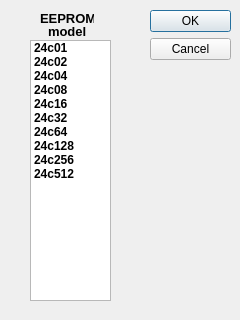
<?xml version="1.0" encoding="UTF-8"?>
<ui version="4.0">
 <class>EepromSize</class>
 <widget class="QDialog" name="EepromSize">
  <property name="geometry">
   <rect>
    <x>0</x>
    <y>0</y>
    <width>240</width>
    <height>320</height>
   </rect>
  </property>
  <property name="windowTitle">
   <string>Dialog</string>
  </property>
  <widget class="QDialogButtonBox" name="buttonBox">
   <property name="geometry">
    <rect>
     <x>150</x>
     <y>10</y>
     <width>81</width>
     <height>301</height>
    </rect>
   </property>
   <property name="orientation">
    <enum>Qt::Vertical</enum>
   </property>
   <property name="standardButtons">
    <set>QDialogButtonBox::Cancel|QDialogButtonBox::Ok</set>
   </property>
  </widget>
  <widget class="QListWidget" name="listWidget">
   <property name="geometry">
    <rect>
     <x>30</x>
     <y>40</y>
     <width>81</width>
     <height>261</height>
    </rect>
   </property>
   <property name="font">
    <font>
     <weight>75</weight>
     <bold>true</bold>
    </font>
   </property>
   <item>
    <property name="text">
     <string>24c01</string>
    </property>
   </item>
   <item>
    <property name="text">
     <string>24c02</string>
    </property>
   </item>
   <item>
    <property name="text">
     <string>24c04</string>
    </property>
   </item>
   <item>
    <property name="text">
     <string>24c08</string>
    </property>
   </item>
   <item>
    <property name="text">
     <string>24c16</string>
    </property>
   </item>
   <item>
    <property name="text">
     <string>24c32</string>
    </property>
   </item>
   <item>
    <property name="text">
     <string>24c64</string>
    </property>
   </item>
   <item>
    <property name="text">
     <string>24c128</string>
    </property>
   </item>
   <item>
    <property name="text">
     <string>24c256</string>
    </property>
   </item>
   <item>
    <property name="text">
     <string>24c512</string>
    </property>
   </item>
  </widget>
  <widget class="QLabel" name="label">
   <property name="geometry">
    <rect>
     <x>40</x>
     <y>10</y>
     <width>54</width>
     <height>17</height>
    </rect>
   </property>
   <property name="font">
    <font>
     <pointsize>10</pointsize>
     <weight>75</weight>
     <bold>true</bold>
    </font>
   </property>
   <property name="text">
    <string>EEPROM</string>
   </property>
  </widget>
  <widget class="QLabel" name="label_2">
   <property name="geometry">
    <rect>
     <x>48</x>
     <y>23</y>
     <width>54</width>
     <height>17</height>
    </rect>
   </property>
   <property name="font">
    <font>
     <pointsize>10</pointsize>
     <weight>75</weight>
     <bold>true</bold>
    </font>
   </property>
   <property name="text">
    <string>model</string>
   </property>
  </widget>
 </widget>
 <resources/>
 <connections>
  <connection>
   <sender>buttonBox</sender>
   <signal>accepted()</signal>
   <receiver>EepromSize</receiver>
   <slot>accept()</slot>
   <hints>
    <hint type="sourcelabel">
     <x>248</x>
     <y>254</y>
    </hint>
    <hint type="destinationlabel">
     <x>157</x>
     <y>274</y>
    </hint>
   </hints>
  </connection>
  <connection>
   <sender>buttonBox</sender>
   <signal>rejected()</signal>
   <receiver>EepromSize</receiver>
   <slot>reject()</slot>
   <hints>
    <hint type="sourcelabel">
     <x>316</x>
     <y>260</y>
    </hint>
    <hint type="destinationlabel">
     <x>286</x>
     <y>274</y>
    </hint>
   </hints>
  </connection>
 </connections>
</ui>
